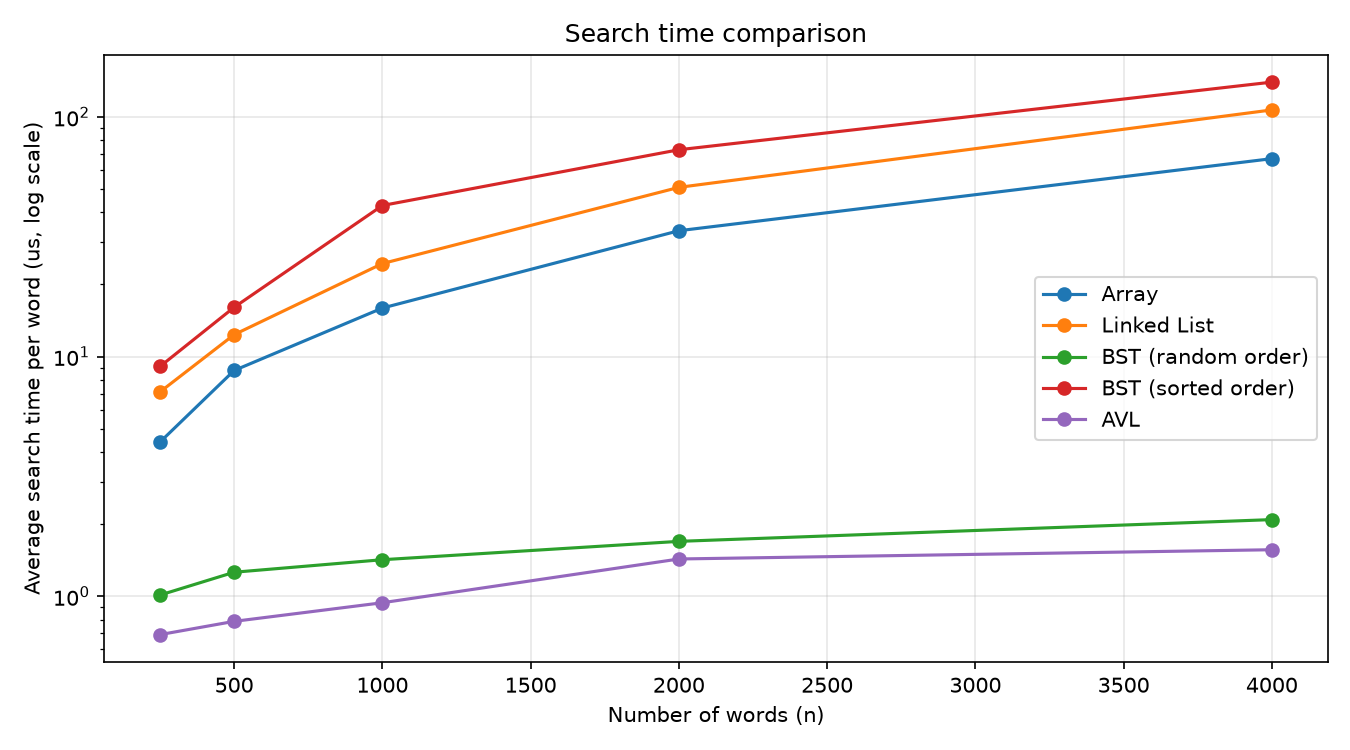

The script that saved this image:
import random
import string
import sys
import time

import matplotlib.pyplot as plt

from avl import SearchTree
from dictionary import ArrayDictionary, LinkedListDictionary

sys.setrecursionlimit(20000)   # BST ที่เอียงเป็นเส้นตรงต้องใช้ recursion ลึก

SIZES = [250, 500, 1000, 2000, 4000]
NUM_QUERIES = 100


def make_keys(n):
    keys = set()
    while len(keys) < n:
        keys.add("".join(random.choices(string.ascii_lowercase, k=6)))
    return list(keys)


def build(structure, keys):
    for k in keys:
        structure.insert(k)
    return structure


def search_time_us(structure, queries):
    """เวลาค้นหาเฉลี่ยต่อคำ (ไมโครวินาที)"""
    start = time.perf_counter()
    for q in queries:
        structure.search(q)
    return (time.perf_counter() - start) / len(queries) * 1e6


def main():
    random.seed(1)
    names = ["Array", "Linked List", "BST (random order)",
             "BST (sorted order)", "AVL"]
    results = {name: [] for name in names}
    heights = {}

    print(f"{'n':>6} | " + " | ".join(f"{n:>18}" for n in names))
    for n in SIZES:
        keys = make_keys(n)
        shuffled = keys[:]
        random.shuffle(shuffled)
        ordered = sorted(keys)

        # คำที่มีอยู่ 50 คำ + คำที่ไม่มี 50 คำ
        queries = random.sample(keys, NUM_QUERIES // 2)
        queries += [k + "0" for k in random.sample(keys, NUM_QUERIES // 2)]

        structures = {
            "Array": build(ArrayDictionary(), shuffled),
            "Linked List": build(LinkedListDictionary(), shuffled),
            "BST (random order)": build(SearchTree(balanced=False), shuffled),
            "BST (sorted order)": build(SearchTree(balanced=False), ordered),
            "AVL": build(SearchTree(balanced=True), ordered),
        }

        row = []
        for name in names:
            t = search_time_us(structures[name], queries)
            results[name].append(t)
            row.append(f"{t:>16.2f}us")
        print(f"{n:>6} | " + " | ".join(row))

        if n == SIZES[-1]:
            for name in names[2:]:
                heights[name] = structures[name].height()

    print(f"\nTree height at n = {SIZES[-1]}:")
    for name, h in heights.items():
        print(f"  {name}: {h}")

    # วาดกราฟ
    plt.figure(figsize=(9, 5))
    for name in names:
        plt.plot(SIZES, results[name], marker="o", label=name)
    plt.yscale("log")
    plt.xlabel("Number of words (n)")
    plt.ylabel("Average search time per word (us, log scale)")
    plt.title("Search time comparison")
    plt.legend()
    plt.grid(True, alpha=0.3)
    plt.tight_layout()
    plt.savefig("benchmark.png", dpi=150)
    print("\nSaved chart to benchmark.png")
    plt.show()


if __name__ == "__main__":
    main()
